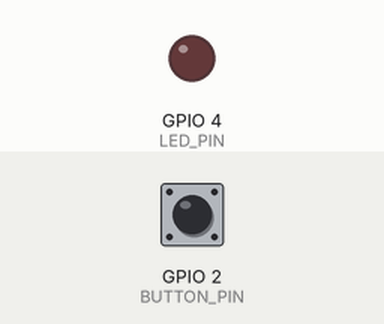
Recording of a sketch running on a simulated ESP32. Parts: output pins drawn as LEDs (lit = HIGH). Dashed ring = blinking. The test bench sets the inputs (shaded band); at power-on: GPIO 2 (BUTTON_PIN) HIGH.

Above: at 1.2 s.
1.3 s: GPIO 2 (BUTTON_PIN) pulled LOW for 1 s
At 1.55 s:
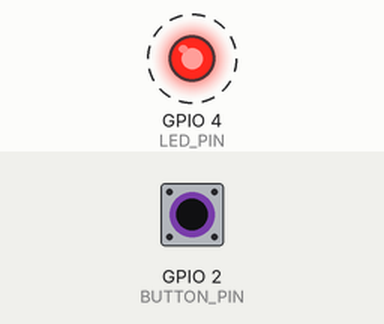
4.3 s: GPIO 2 (BUTTON_PIN) pulled LOW for 3.2 s
At 8.0 s:
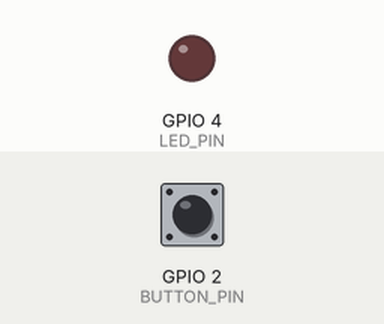
Timing chart, 0 to 9.5 s (numbered marks = the images above; inputs shaded):
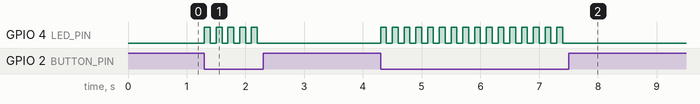

The sketch:

4_4.ino
```cpp
#define BUTTON_PIN 2
#define LED_PIN 4

int buttonState;
int ledState = LOW;

void setup() {
  pinMode(BUTTON_PIN, INPUT_PULLUP);
  pinMode(LED_PIN, OUTPUT);
  Serial.begin(9600);
}

void loop() {
  buttonState = digitalRead(BUTTON_PIN);
  if (buttonState == LOW) {
    ledState = !ledState;
    digitalWrite(LED_PIN, ledState);
    delay(100);
  }
}
```

Measured:
- after the input at 1.3 s, GPIO 4 (LED_PIN): alternates HIGH for 0.10 s and LOW for 0.10 s, 10 changes in all, then stays LOW, starting at once
- after the input at 4.3 s, GPIO 4 (LED_PIN): alternates HIGH for 0.10 s and LOW for 0.10 s, 32 changes in all, then stays LOW, starting at once
